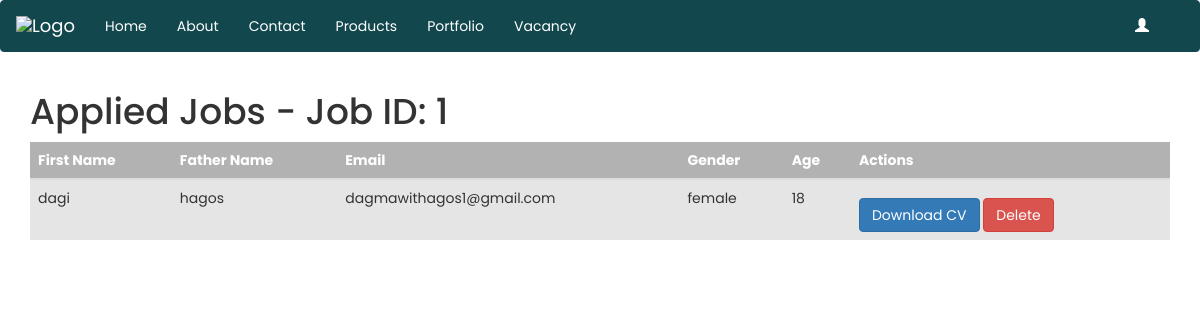
The page /vadmin/applied_jobs/1 on the database as committed earlier.
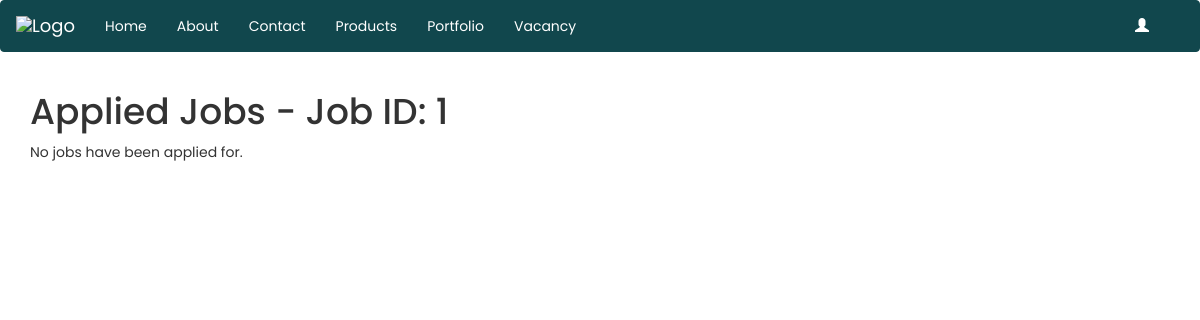
The same page on the database as committed later.
### app.py (models this page shows, shortened)
class AppliedJob(db.Model):
    id = db.Column(db.Integer, primary_key=True)
    job_id = db.Column(db.Integer, nullable=False)
    first_name = db.Column(db.String(100), nullable=False)
    father_name = db.Column(db.String(100), nullable=False)
    applicant_email = db.Column(db.String(100), nullable=False)
    gender = db.Column(db.String(10), nullable=True)
    age = db.Column(db.Integer, nullable=True)
    cv_path = db.Column(db.String(100), nullable=True)

### app.py (the view)
@app.route('/vadmin/applied_jobs/<int:job_id>')
def applied_jobs(job_id):
    applied_jobs = AppliedJob.query.filter_by(job_id=job_id).all()
    return render_template('applied_jobs.html', applied_jobs=applied_jobs, job_id=job_id)

### templates/applied_jobs.html (shortened to what this page needs)
<!DOCTYPE html>
<html>
<head>
    <link rel="stylesheet" href="https://maxcdn.bootstrapcdn.com/bootstrap/3.3.7/css/bootstrap.min.css">
</head>
<body>
    <nav class="navbar navbar-default">
        <div class="container-fluid">
            <div class="navbar-header">
                <a class="navbar-brand" href="#">
                    <img src="path/to/your/AMCO.png" alt="Logo" height="30">
                </a>
            </div>
            <ul class="nav navbar-nav">
                <li><a href="/home">Home</a></li>
                <li><a href="/home">About</a></li>
                <li><a href="/home">Contact</a></li>
                <li><a href="/prod">Products</a></li>
                <li><a href="/home">Portfolio</a></li>
                <li><a href="/vacancy">Vacancy</a></li>
            </ul>
            <ul class="nav navbar-nav navbar-right">
                <li><a href="/lagin"><span class="glyphicon glyphicon-user"></span></a></li>
            </ul>
        </div>
    </nav>
    <div class="container">
        <h1>Applied Jobs - Job ID: {{ job_id }}</h1>
        {% if applied_jobs %}
            <table class="table">
                <thead>
                    <tr>
                        <th>First Name</th>
                        <th>Father Name</th>
                        <th>Email</th>
                        <th>Gender</th>
                        <th>Age</th>
                        <th>Actions</th>
                    </tr>
                </thead>
                <tbody>
                    {% for applied_job in applied_jobs %}
                        <tr>
                            <td>{{ applied_job.first_name }}</td>
                            <td>{{ applied_job.father_name }}</td>
                            <td>{{ applied_job.applicant_email }}</td>
                            <td>{{ applied_job.gender }}</td>
                            <td>{{ applied_job.age }}</td>
                            <td>
                                {% if applied_job.cv_path %}
                                    <a href="{{ url_for('download_cv', cv_path=applied_job.cv_path) }}" class="btn btn-primary">Download CV</a>
                                {% else %}
                                    No CV available
                                {% endif %}
                                <form method="post" action="{{ url_for('delete_applied_job', applied_job_id=applied_job.id) }}" style="display: inline;">
                                    <button type="submit" class="btn btn-danger">Delete</button>
                                </form>
                            </td>
                        </tr>
                    {% endfor %}
                </tbody>
            </table>
        {% else %}
            <p>No jobs have been applied for.</p>
        {% endif %}
    </div>
</body>
</html>

Rows that differ between the two databases and show on the page:
removed AppliedJob: first_name "dagi", father_name "hagos", applicant_email "dagmawithagos1@gmail.com", gender "female", age "18"
Other text that changed with them:
text no longer shown: "First Name Father Name Email Gender Age Actions"
text now shown: "No jobs have been applied for."
